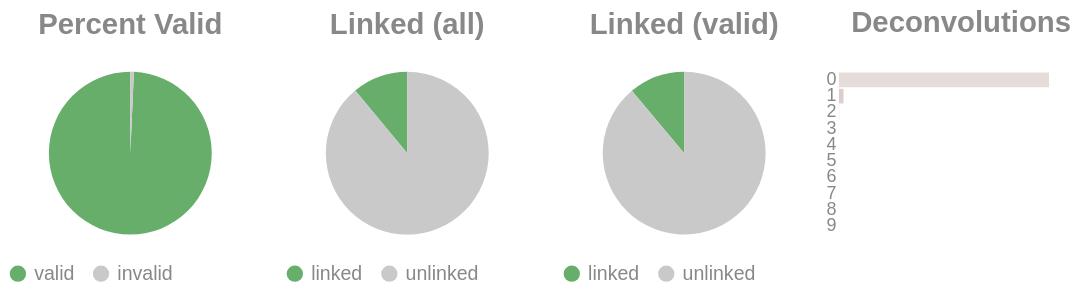

Notebook code for this chart:
### Code cell
if SKIPLR:
    pass
else:
    clash = Counter()
    for i in valids['molecule'].to_list():
        _mol = i.split("-")
        if len(_mol) == 1:
            clash.update('0')
        else:
            clash.update(_mol[-1])

    _d = {"deconvolutions": [], 'count': []}
    for k,v in clash.items():
        _d['deconvolutions'].append(k)
        _d['count'].append(v)

    tot_valid = valids['reads'].sum()
    mask = valids['reads'] >= 2
    n_linked_reads = valids.filter(mask)['reads'].sum()
    if n_linked_reads == 0:
        print_html("No linked molecules (>=2 reads) were detected; skipping linked-only distributions.")
        SKIPLR = True
    else:
        perc_valid = round(tot_valid / n_reads, 4)
        linked_perc_abs = round(n_linked_reads / n_reads, 4)
        linked_perc = round(n_linked_reads / tot_valid, 4)

    _valid = pl.DataFrame({"valids": ['valid', 'invalid'], "count": [tot_valid, n_reads - tot_valid]})
    _linked_abs = pl.DataFrame({"linked (absolute)": ['linked', 'unlinked'], "count": [n_linked_reads, n_reads - n_linked_reads]})
    _linked_rel = pl.DataFrame({"linked (valids)": ['linked', 'unlinked'], "count": [n_linked_reads, tot_valid - n_linked_reads]})

    (
        alt.hconcat(
            piechart(_valid, goodval = 'valid', title = "Percent Valid"),
            piechart(_linked_abs, goodval = "linked", title =  "Linked (all)"),
            piechart(_linked_rel, goodval = "linked", title =  "Linked (valid)"),
            convolutionbar(pl.DataFrame(_d), title = "Deconvolutions"),
            center = True,
            bounds = 'flush'
        )
        .resolve_scale(color='independent')
        .resolve_legend('independent')
        .properties(usermeta={'embedOptions': {"actions": False}})
    ).display()

### Figure 1 — Vega-Lite specification as saved in the notebook (floating-point values rounded to 4 significant figures)
{"width": "container", "height": 400, "config": {"title": {"anchor": "start", "dy": -15, "fontSize": 18, "color": "#888888", "subtitleColor": "#888888", "subtitleFontSize": 14}, "arc": {"fill": "#0072B2"}, "axis": {"domainColor": "#888888", "domainWidth": 0.5, "gridWidth": 0.2, "grid": false, "titleFontWeight": 400, "titleFontSize": 15, "labelFontSize": 11, "labelColor": "#888888", "tickColor": "#888888", "tickWidth": 0.2, "titleColor": "#888888"}, "axisBand": {"grid": false}, "axisX": {"grid": true, "tickSize": 10, "domainCap": "round"}, "axisY": {"domain": false, "grid": true, "tickSize": 0, "domainCap": "round"}, "background": "transparent", "header": {"labelFontSize": 15, "labelColor": "#888888", "titleFontSize": 15, "titleFontWeight": 600, "titleColor": "#888888"}, "legend": {"labelFont": "sans-serif", "labelFontSize": 12, "labelColor": "#888888", "symbolSize": 100, "symbolType": "circle", "titleFontSize": 12, "titlePadding": 10, "titleColor": "#888888", "title": null}, "range": {"category": ["#E69F00", "#56B4E9", "#009E73", "#F0E442", "#0072B2", "#D55E00", "#CC79A7", "#000000"], "diverging": ["#cfe8f3", "#a2d4ec", "#73bfe2", "#46abdb", "#1696d2", "#12719e"]}, "area": {"fill": "#0072B2", "fillOpacity": 0.7, "line": true, "strokeOpacity": 0.7}, "line": {"color": "#0072B2", "stroke": "#0072B2", "strokeWidth": 2}, "trail": {"color": "#0072B2", "stroke": "#0072B2", "strokeWidth": 0, "size": 1}, "point": {"filled": true, "fillOpacity": 1.0, "size": 95}, "text": {"color": "#888888", "fontSize": 11, "align": "right", "fontWeight": 400, "size": 11}, "bar": {"fill": "#0072B2", "stroke": null}, "view": {"stroke": null, "continuousWidth": 660, "continuousHeight": 400}}, "hconcat": [{"data": {"name": "data-e771ac43e437132942186790a3bfd3ae"}, "mark": {"type": "arc"}, "encoding": {"color": {"field": "valids", "legend": {"orient": "bottom", "title": null}, "scale": {"domain": ["valid", "invalid"], "range": ["#68ae6b", "#C9C9C9"]}, "title": "Valids", "type": "nominal"}, "theta": {"field": "count", "type": "quantitative"}, "tooltip": [{"field": "valids", "title": "Valids", "type": "ordinal"}, {"field": "percent", "format": ".2%", "title": "Percent", "type": "quantitative"}, {"field": "count", "title": "Count", "type": "quantitative"}]}, "height": 100, "title": {"text": "Percent Valid", "align": "center", "anchor": "middle"}, "transform": [{"calculate": "datum.count / 3300780", "as": "percent"}], "width": 150}, {"data": {"name": "data-d01cb37d2d88994c78cb0b8c2d302bf1"}, "mark": {"type": "arc"}, "encoding": {"color": {"field": "linked (absolute)", "legend": {"orient": "bottom", "title": null}, "scale": {"domain": ["linked", "unlinked"], "range": ["#68ae6b", "#C9C9C9"]}, "title": "Linked (Absolute)", "type": "nominal"}, "theta": {"field": "count", "type": "quantitative"}, "tooltip": [{"field": "linked (absolute)", "title": "Linked (Absolute)", "type": "ordinal"}, {"field": "percent", "format": ".2%", "title": "Percent", "type": "quantitative"}, {"field": "count", "title": "Count", "type": "quantitative"}]}, "height": 100, "title": {"text": "Linked (all)", "align": "center", "anchor": "middle"}, "transform": [{"calculate": "datum.count / 3300780", "as": "percent"}], "width": 150}, {"data": {"name": "data-e783343831a16d0a869f68ad7df361e3"}, "mark": {"type": "arc"}, "encoding": {"color": {"field": "linked (valids)", "legend": {"orient": "bottom", "title": null}, "scale": {"domain": ["linked", "unlinked"], "range": ["#68ae6b", "#C9C9C9"]}, "title": "Linked (Valids)", "type": "nominal"}, "theta": {"field": "count", "type": "quantitative"}, "tooltip": [{"field": "linked (valids)", "title": "Linked (Valids)", "type": "ordinal"}, {"field": "percent", "format": ".2%", "title": "Percent", "type": "quantitative"}, {"field": "count", "title": "Count", "type": "quantitative"}]}, "height": 100, "title": {"text": "Linked (valid)", "align": "center", "anchor": "middle"}, "transform": [{"calculate": "datum.count / 3277559", "as": "percent"}], "width": 150}, {"data": {"name": "data-2de1195fd48c3b2ab7ba8fee66181fe0"}, "mark": {"type": "bar"}, "encoding": {"color": {"field": "deconvolutions", "legend": null, "scale": {"scheme": "lightgreyred"}, "type": "nominal"}, "tooltip": [{"field": "deconvolutions", "title": "Deconvolutions", "type": "ordinal"}, {"field": "percent", "format": ".2%", "title": "Percent", "type": "quantitative"}, {"field": "count", "title": "Count", "type": "quantitative"}], "x": {"axis": null, "field": "count", "type": "quantitative"}, "y": {"field": "deconvolutions", "sort": "ascending", "title": null, "type": "nominal"}}, "height": 100, "title": {"text": "Deconvolutions", "align": "center", "anchor": "middle"}, "transform": [{"calculate": "datum.count / 3076585", "as": "percent"}], "width": 150}], "bounds": "flush", "center": true, "resolve": {"legend": {"angle": "independent"}, "scale": {"color": "independent"}}, "usermeta": {"embedOptions": {"actions": false}}, "$schema": "https://vega.github.io/schema/vega-lite/v6.1.0.json", "datasets": {"data-e771ac43e437132942186790a3bfd3ae": [{"valids": "valid", "count": 3277559}, {"valids": "invalid", "count": 23221}], "data-d01cb37d2d88994c78cb0b8c2d302bf1": [{"linked (absolute)": "linked", "count": 363971}, {"linked (absolute)": "unlinked", "count": 2936809}], "data-e783343831a16d0a869f68ad7df361e3": [{"linked (valids)": "linked", "count": 363971}, {"linked (valids)": "unlinked", "count": 2913588}], "data-2de1195fd48c3b2ab7ba8fee66181fe0": [{"deconvolutions": "0", "count": 3008601}, {"deconvolutions": "1", "count": 65183}, {"deconvolutions": "2", "count": 2635}, {"deconvolutions": "3", "count": 143}, {"deconvolutions": "4", "count": 16}, {"deconvolutions": "5", "count": 3}, {"deconvolutions": "6", "count": 1}, {"deconvolutions": "7", "count": 1}, {"deconvolutions": "8", "count": 1}, {"deconvolutions": "9", "count": 1}]}}
